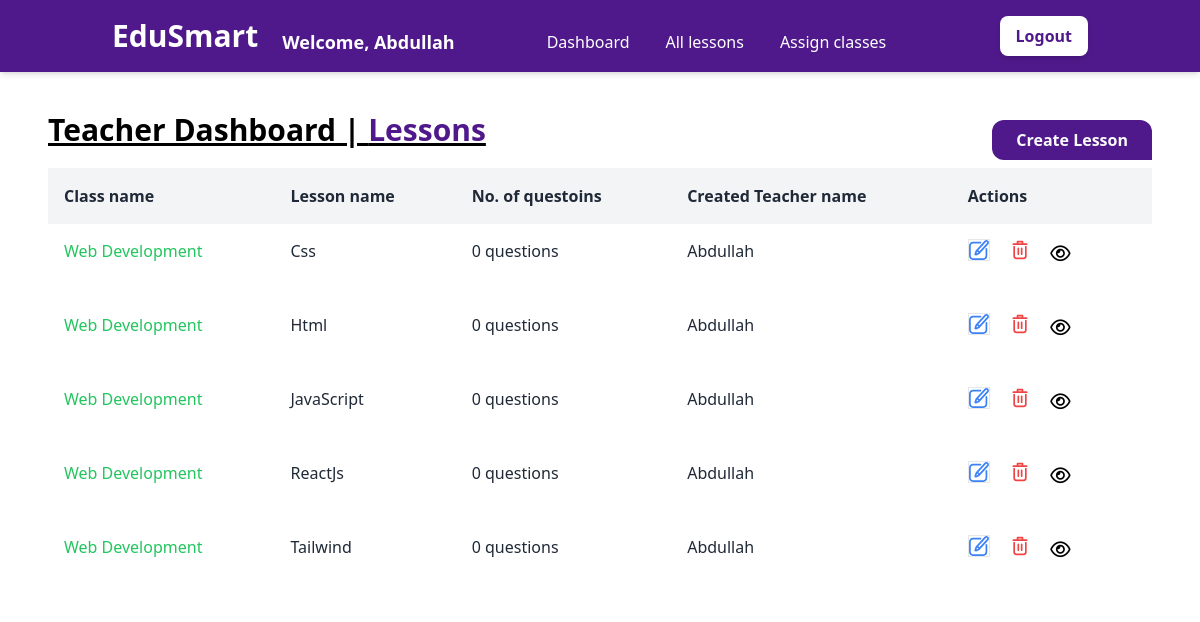
Page /teacher/lessons/1/ (signed in) on the committed database.
### user_accounts/models.py (models this page shows)
class CustomUser(AbstractUser):
    username                 = None
    name                     = models.CharField(max_length=255)
    email                    = models.EmailField(max_length=255, unique=True)
    ROLE_CHOICES = [
        ('admin', 'Admin'),
        ('teacher', 'Teacher'),
        ('student', 'Student')
    ]
    role                     = models.CharField(max_length=10, choices=ROLE_CHOICES)
    class_id                 = models.ForeignKey(
        'teacher.Class',
        null=True,
        blank=True,
        on_delete=models.SET_NULL
    )
    USERNAME_FIELD = 'email'
    REQUIRED_FIELDS = ['name']
    objects = MyAccountManager()
    def __str__(self):
        return self.name

### teacher/models.py (models this page shows)
class Lesson(models.Model):
    name                        = models.CharField(max_length=255)
    teacher_id                  = models.ForeignKey(CustomUser, on_delete=models.CASCADE)
    class_id                    = models.ForeignKey(Class, on_delete=models.CASCADE)

class Class(models.Model):
    name                        = models.CharField(max_length=255)
    teacher_id                  = models.ForeignKey(CustomUser, on_delete=models.CASCADE)
    def __str__(self):
        return self.name

### education_system/decorators.py (the view)
        @user_passes_test(lambda u: u.is_authenticated and u.role == role, login_url='/login/')
        def _wrapped_view(request, *args, **kwargs):
            if request.user.is_authenticated and request.user.role == role:
                return view_func(request, *args, **kwargs)
            else:
                return redirect('login')

### teacher/views.py (called while the page is built)
@role_required('teacher')
def lesson_by_class(request, id):
    selected_class = Class.objects.get(id=id)
    lessons = Lesson.objects.filter(class_id=selected_class).annotate(question_count=Count('question'))
    context = {'lessons': lessons, 'selected_class': selected_class}
    return render(request, "teacher/lessons_by_class.html", context)

### teacher/templates/teacher/lessons_by_class.html (shortened to what this page needs)
{% extends "base.html" %}
{% block content %}
<main>
    <div class="p-12 pt-28">
        <div class="flex justify-between">
            <h1 class="text-3xl underline font-semibold mb-4">Teacher Dashboard | <span class="text-[#4F198B]">Lessons</span></h1>
            <a href="{% url 'create_lesson' class_id=selected_class.id %}" class="py-2">
                <button
                class="inline-block h-full px-6 mb-2 rounded-l-xl rounded-t-xl bg-[#4F198B] hover:bg-white hover:text-[#4F198B] focus:text-[#4F198B] focus:bg-gray-200 text-gray-50 font-bold leading-loose transition duration-200">
                Create Lesson
            </button>
        </a>
    </div>
        <div class="font-sans overflow-x-auto">
            {% if lessons %}
            <table class="min-w-full bg-white">
                <thead class="bg-gray-100 whitespace-nowrap">
                    <tr>
                        <th class="p-4 text-left text-base font-semibold text-gray-800">
                            Class name
                        </th>
                        <th class="p-4 text-left text-base font-semibold text-gray-800">
                            Lesson name
                        </th>
                        <th class="p-4 text-left text-base font-semibold text-gray-800">
                            No. of questoins
                        </th>
                        <th class="p-4 text-left text-base font-semibold text-gray-800">
                            Created Teacher name
                        </th>
                        <th class="p-4 text-left text-base font-semibold text-gray-800">
                            Actions
                        </th>
                    </tr>
                </thead>
                <tbody class="whitespace-nowrap">
                    {% for lesson in lessons %}
                    <tr class="hover:bg-gray-50">
                        <td class="p-4 text-[16px] text-green-500">
                            <p class="mb-5">{{lesson.class_id}}</p>
                        </td>
                        <td class="p-4 text-[16px] text-gray-800">
                            <p class="mb-5">{{lesson.name}}</p>
                        </td>
                        <td class="p-4 text-[16px] text-gray-800">
                            <p class="mb-5">{{lesson.question_count}} questions</p>
                        </td>
                        <td class="p-4 text-[16px] text-gray-800">
                            <p class="mb-5">{{lesson.teacher_id}}</p>
                        </td>
                        <td class="pb-4 px-4">
                            <a href="{% url 'update_lesson' lesson_id=lesson.id %}">
                                <button class="mr-4 border" title="Edit">
                                </button>
                            </a>
                            <a href="{% url 'delete_lesson' lesson_id=lesson.id %}">
                                <button class="mr-4" title="Delete">
                                </button>
                            </a>
                            <a href="{% url 'questions_by_lesson' lesson_id=lesson.id %}">
                                <button class="mr-4" title="View questions">
                                    <i class="fa-regular fa-eye text-lg fill-red-500 hover:fill-red-700"></i>
                                </button>
                            </a>
                        </td>
                    </tr>
                    {% endfor %}
                </tbody>
                {% else %}
                <p>No lesson found. Lets create lessons and begins the magic✨</p>
            </table>
            {% endif %}
        </div>
    </div>
</main>
{% endblock %}

### templates/navbar.html (shortened to what this page needs)
<header class="fixed top-0 left-0 w-full py-4 bg-[#4F198B] text-white shadow-md z-50">
    <div class="container mx-auto flex justify-between items-center px-6">
        <a
            href="{% if request.user.is_superuser %} {% url 'custom_admin' %} {% elif request.user.role == 'teacher' %} {% url 'teacher_dashboard' %} {% else %} {% url 'student_dashboard' %} {% endif %}">
            <h1 class="text-3xl font-bold">
                EduSmart
            </h1>
        </a>
        {% if request.user.is_authenticated %}
        <h3 class="text-lg font-semibold mt-3 ml-6">
            Welcome, {{request.user.name}}
        </h3>
        {% endif %}
        <ul
            class='lg:flex lg:gap-x-3 max-lg:space-y-3 max-lg:fixed max-lg:bg-white max-lg:w-1/2 max-lg:min-w-[300px] max-lg:top-3 max-lg:left-0 max-lg:p-6 max-lg:h-full max-lg:shadow-md max-lg:overflow-auto z-50 ml-20 mt-3 hidden'>
            {% if request.user.is_authenticated %}
            <a
                href="{% if request.user.is_superuser %} {% url 'custom_admin' %} {% elif request.user.role == 'teacher' %} {% url 'teacher_dashboard' %} {% else %} {% url 'student_dashboard' %} {% endif %}">
                <li class='max-lg:border-b max-lg:py-3 px-3'>
                    Dashboard
                </li>
            </a>
            {% endif %}
            {% if request.user.role == 'teacher' %}
            <a href="{% url 'all_lessons' %}">
                <li class='max-lg:border-b max-lg:py-3 px-3'>
                    All lessons
                </li>
            </a>
            <a href="{% url 'assign_students' %}">
                <li class='max-lg:border-b max-lg:py-3 px-3'>
                    Assign classes
                </li>
            </a>
            {% endif %}
        </ul>
        <div class="flex ml-auto items-center space-x-6">
            {% if request.user.is_authenticated %}
            <a href="{% url 'logout' %}">
                <button
                    class="bg-white text-[#4F198B] py-2 px-4 rounded-lg font-semibold shadow-md hover:bg-gray-100 transition duration-300">
                    Logout
                </button>
            </a>
            {% endif %}
        </div>
    </div>
</header>

### rows in the picture
CustomUser: user.name "Abdullah"
Lesson: class_id "Web Development", name "Css", question_count "0", teacher_id "Abdullah"
Lesson: class_id "Web Development", name "Html", question_count "0", teacher_id "Abdullah"
Lesson: class_id "Web Development", name "JavaScript", question_count "0", teacher_id "Abdullah"
Lesson: class_id "Web Development", name "ReactJs", question_count "0", teacher_id "Abdullah"
Lesson: class_id "Web Development", name "Tailwind", question_count "0", teacher_id "Abdullah"
